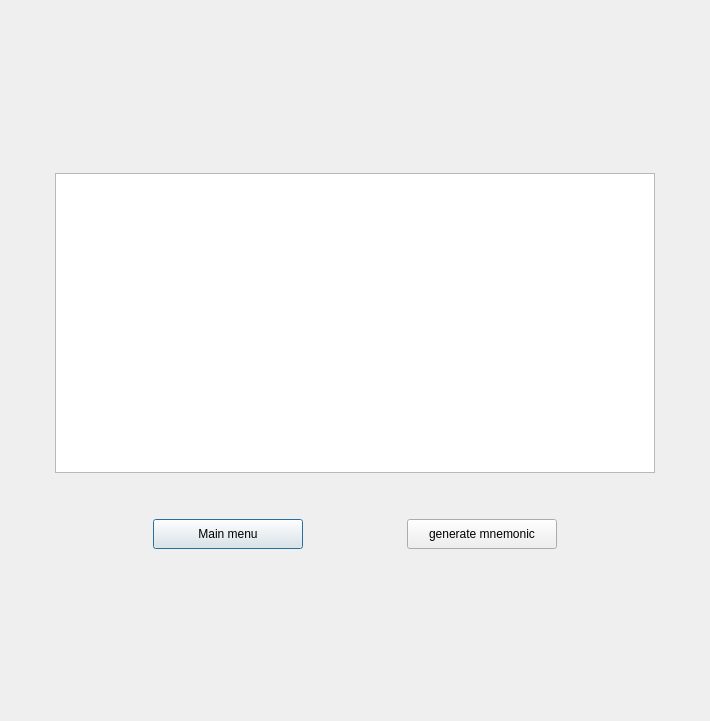
<?xml version="1.0" encoding="UTF-8"?>
<ui version="4.0">
 <class>no_mnemonic_page</class>
 <widget class="QDialog" name="no_mnemonic_page">
  <property name="geometry">
   <rect>
    <x>0</x>
    <y>0</y>
    <width>710</width>
    <height>721</height>
   </rect>
  </property>
  <property name="windowTitle">
   <string>Dialog</string>
  </property>
  <layout class="QGridLayout" name="gridLayout">
   <item row="0" column="0">
    <widget class="QStackedWidget" name="stackedWidget">
     <property name="currentIndex">
      <number>0</number>
     </property>
     <widget class="QWidget" name="page">
      <layout class="QVBoxLayout" name="verticalLayout_3">
       <item>
        <layout class="QHBoxLayout" name="horizontalLayout_2">
         <item>
          <spacer name="horizontalSpacer_2">
           <property name="orientation">
            <enum>Qt::Horizontal</enum>
           </property>
           <property name="sizeHint" stdset="0">
            <size>
             <width>40</width>
             <height>20</height>
            </size>
           </property>
          </spacer>
         </item>
         <item>
          <layout class="QVBoxLayout" name="verticalLayout_2">
           <item>
            <spacer name="verticalSpacer_2">
             <property name="orientation">
              <enum>Qt::Vertical</enum>
             </property>
             <property name="sizeHint" stdset="0">
              <size>
               <width>20</width>
               <height>40</height>
              </size>
             </property>
            </spacer>
           </item>
           <item>
            <layout class="QVBoxLayout" name="verticalLayout">
             <item>
              <widget class="QTextBrowser" name="mnemonic_text">
               <property name="sizePolicy">
                <sizepolicy hsizetype="Fixed" vsizetype="Fixed">
                 <horstretch>0</horstretch>
                 <verstretch>0</verstretch>
                </sizepolicy>
               </property>
               <property name="minimumSize">
                <size>
                 <width>600</width>
                 <height>300</height>
                </size>
               </property>
               <property name="font">
                <font>
                 <pointsize>12</pointsize>
                </font>
               </property>
               <property name="styleSheet">
                <string notr="true"/>
               </property>
              </widget>
             </item>
             <item>
              <spacer name="verticalSpacer">
               <property name="orientation">
                <enum>Qt::Vertical</enum>
               </property>
               <property name="sizeType">
                <enum>QSizePolicy::Fixed</enum>
               </property>
               <property name="sizeHint" stdset="0">
                <size>
                 <width>20</width>
                 <height>40</height>
                </size>
               </property>
              </spacer>
             </item>
             <item>
              <layout class="QHBoxLayout" name="horizontalLayout">
               <item>
                <spacer name="horizontalSpacer_4">
                 <property name="orientation">
                  <enum>Qt::Horizontal</enum>
                 </property>
                 <property name="sizeType">
                  <enum>QSizePolicy::Fixed</enum>
                 </property>
                 <property name="sizeHint" stdset="0">
                  <size>
                   <width>50</width>
                   <height>20</height>
                  </size>
                 </property>
                </spacer>
               </item>
               <item>
                <widget class="QPushButton" name="pshBtnMainMenu">
                 <property name="sizePolicy">
                  <sizepolicy hsizetype="Fixed" vsizetype="Fixed">
                   <horstretch>0</horstretch>
                   <verstretch>0</verstretch>
                  </sizepolicy>
                 </property>
                 <property name="minimumSize">
                  <size>
                   <width>150</width>
                   <height>30</height>
                  </size>
                 </property>
                 <property name="baseSize">
                  <size>
                   <width>100</width>
                   <height>30</height>
                  </size>
                 </property>
                 <property name="styleSheet">
                  <string notr="true"/>
                 </property>
                 <property name="text">
                  <string>Main menu</string>
                 </property>
                </widget>
               </item>
               <item>
                <spacer name="horizontalSpacer">
                 <property name="orientation">
                  <enum>Qt::Horizontal</enum>
                 </property>
                 <property name="sizeType">
                  <enum>QSizePolicy::Fixed</enum>
                 </property>
                 <property name="sizeHint" stdset="0">
                  <size>
                   <width>50</width>
                   <height>20</height>
                  </size>
                 </property>
                </spacer>
               </item>
               <item>
                <widget class="QPushButton" name="pshBtnGenerateMnemonic">
                 <property name="sizePolicy">
                  <sizepolicy hsizetype="Fixed" vsizetype="Fixed">
                   <horstretch>0</horstretch>
                   <verstretch>0</verstretch>
                  </sizepolicy>
                 </property>
                 <property name="minimumSize">
                  <size>
                   <width>150</width>
                   <height>30</height>
                  </size>
                 </property>
                 <property name="baseSize">
                  <size>
                   <width>100</width>
                   <height>30</height>
                  </size>
                 </property>
                 <property name="styleSheet">
                  <string notr="true"/>
                 </property>
                 <property name="text">
                  <string>generate mnemonic</string>
                 </property>
                </widget>
               </item>
               <item>
                <spacer name="horizontalSpacer_5">
                 <property name="orientation">
                  <enum>Qt::Horizontal</enum>
                 </property>
                 <property name="sizeType">
                  <enum>QSizePolicy::Fixed</enum>
                 </property>
                 <property name="sizeHint" stdset="0">
                  <size>
                   <width>50</width>
                   <height>20</height>
                  </size>
                 </property>
                </spacer>
               </item>
              </layout>
             </item>
            </layout>
           </item>
           <item>
            <spacer name="verticalSpacer_3">
             <property name="orientation">
              <enum>Qt::Vertical</enum>
             </property>
             <property name="sizeHint" stdset="0">
              <size>
               <width>20</width>
               <height>40</height>
              </size>
             </property>
            </spacer>
           </item>
          </layout>
         </item>
         <item>
          <spacer name="horizontalSpacer_3">
           <property name="orientation">
            <enum>Qt::Horizontal</enum>
           </property>
           <property name="sizeHint" stdset="0">
            <size>
             <width>40</width>
             <height>20</height>
            </size>
           </property>
          </spacer>
         </item>
        </layout>
       </item>
      </layout>
     </widget>
     <widget class="QWidget" name="page_2"/>
    </widget>
   </item>
  </layout>
 </widget>
 <tabstops>
  <tabstop>pshBtnMainMenu</tabstop>
  <tabstop>pshBtnGenerateMnemonic</tabstop>
  <tabstop>mnemonic_text</tabstop>
 </tabstops>
 <resources/>
 <connections/>
</ui>
